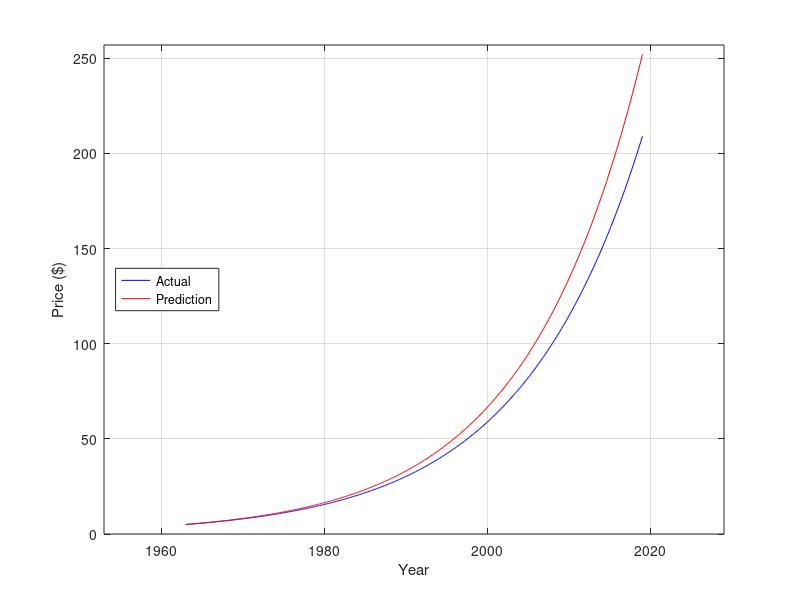

MATLAB code to generate this figure:
clear all;
clc;


p0 = 5;
pf = 209;
t0 = 1963;
tf = 2019;

t = [1963:0.1:2019];
td = log(pf/p0)/(tf-t0)
p = p0*exp(td.*(t-t0));

pb = p0*exp(0.07.*(t-t0));


%% Printing Image%%
width = 5;     % Width in inches
height = 3;    % Height in inches
alw = 0.75;    % AxesLineWidth
fsz = 14;      % Fontsize
lw = 1.5;      % LineWidth
msz = 8;       % MarkerSize

xmin = min(t);
xmax = max(t);
xbuffer = 10;

ymin = min(pb);
ymax = max(pb);
ybuffer = 5;

doubling_time = log(2)/td

figure(1);
pos = get(gcf, 'Position');
ax = axes;
set(gcf, 'Position', [pos(1) pos(2) width*100, height*100]); %<- Set size
set(gca,'Fontname','CMU bright','Fontsize',fsz);
plot(t,p,'-b',t,pb,'-r');
legend('Actual', 'Prediction',  'Location', 'West');
ylabel('Price ($)');
xlabel('Year');
%title('Maori Population vs Date');
grid on;
xlim([(xmin - xbuffer) (xmax + xbuffer)]);
ylim([(ymin-ybuffer) (ymax+ybuffer)]);
print(gcf,'vail_price.png','-dpng','-r300');